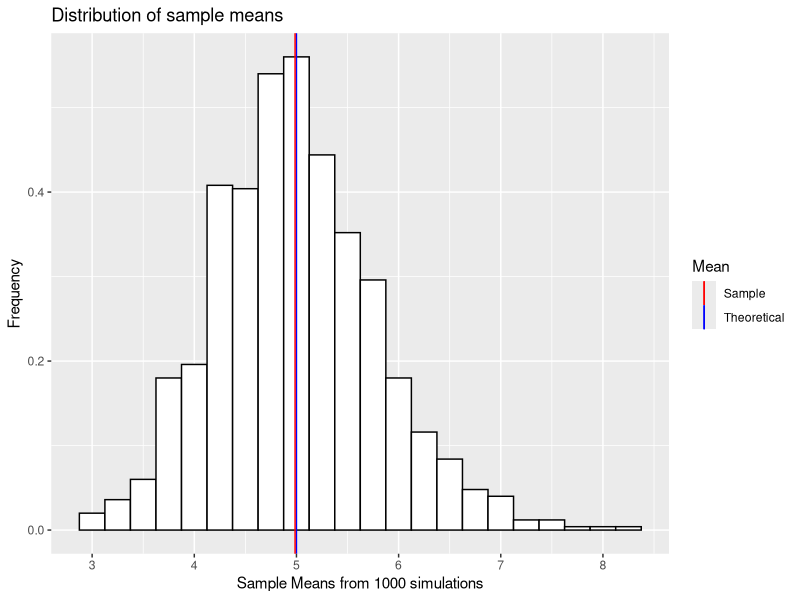
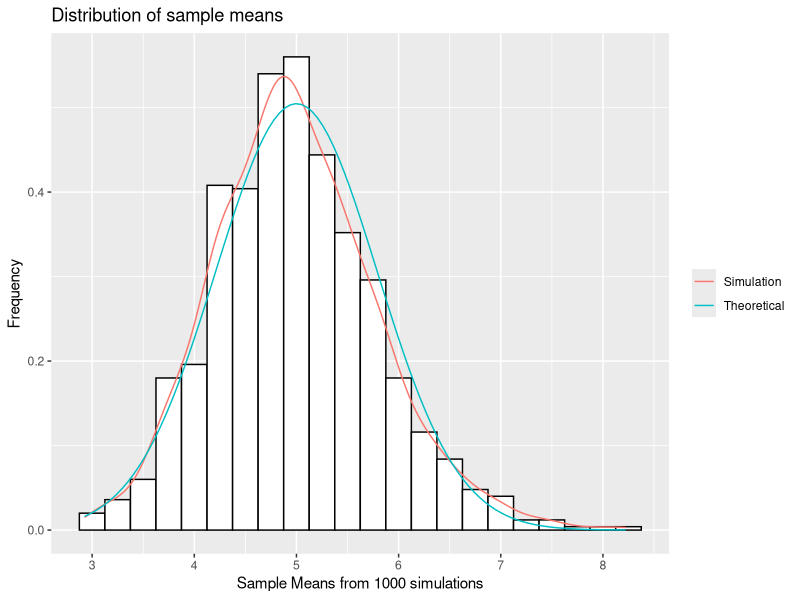

Write the R code that produced these figures, in order.
## ---- chunk 1
library(ggplot2)
set.seed(42)
lambda <- 0.2
nosim <- 1000
n <- 40

sim <- data.frame(mean=numeric(nosim))
for (i in 1 : nosim) {
  sim[i,1] = mean(rexp(n, lambda))
}
## ---- chunk 2
theo_mean <- 1/lambda
sample_mean <- mean(sim$mean)

theo_mean
sample_mean
## ---- chunk 3
plot <- ggplot(data = sim, aes(x=sim$mean))+
  ggtitle("Distribution of sample means") +
  xlab("Sample Means from 1000 simulations") +
  ylab("Frequency") +
  geom_histogram(aes(y=..density..), color = 'black', fill = 'white', binwidth = 0.25) 

plot +
  geom_vline(aes(xintercept=theo_mean, color='Theoretical'), show_guide=T) + 
  geom_vline(aes(xintercept=sample_mean, color='Sample'), show_guide=T) +
  scale_color_manual("Mean",
                     values=c("Theoretical"="blue","Sample"="red"))
## ---- chunk 4
theo_var <- (1/(lambda^2))/n
sample_var <- var(sim$mean)

theo_var
sample_var
## ---- chunk 5
plot +
  geom_line(aes(x = sim$mean,y = ..density.., colour = 'Simulation'), stat = 'density') +  
  stat_function(
    fun = dnorm, args = list(mean = theo_mean, sd = sqrt(theo_var)), 
    aes(colour = 'Theoretical')
    ) +
  theme(legend.title=element_blank())
